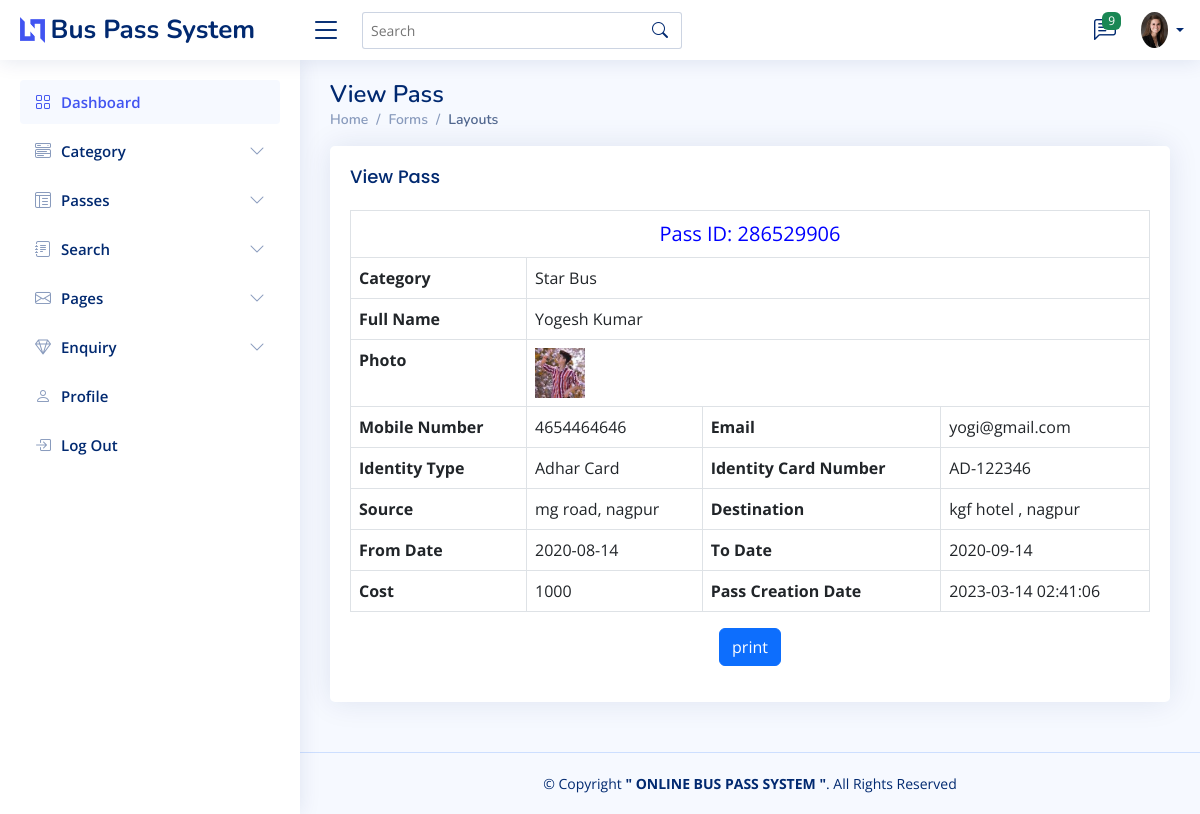
Page /Logis/admin/view-pass-detail.php?id=1 on the committed database.
### tables this page shows
CREATE TABLE `tblpass` (
  `ID` int(10) NOT NULL,
  `PassNumber` varchar(200) DEFAULT NULL,
  `FullName` varchar(200) DEFAULT NULL,
  `ProfileImage` varchar(200) DEFAULT NULL,
  `ContactNumber` bigint(10) DEFAULT NULL,
  `Email` varchar(200) DEFAULT NULL,
  `IdentityType` varchar(200) DEFAULT NULL,
  `IdentityCardno` varchar(200) DEFAULT NULL,
  `Category` varchar(100) DEFAULT NULL,
  `Source` varchar(200) DEFAULT NULL,
  `Destination` varchar(200) DEFAULT NULL,
  `FromDate` varchar(200) DEFAULT NULL,
  `ToDate` varchar(200) DEFAULT NULL,
  `Cost` decimal(10,0) DEFAULT NULL,
  `PasscreationDate` timestamp NULL DEFAULT current_timestamp() ON UPDATE current_timestamp(),
  `state` varchar(255) DEFAULT NULL,
  `city` varchar(255) DEFAULT NULL
);

### Logis/admin/view-pass-detail.php (the view, shortened to what this page needs)
<!DOCTYPE html>
<html lang="en">
<head>
  <link href="assets/vendor/bootstrap/css/bootstrap.min.css" rel="stylesheet">
  <link href="assets/vendor/bootstrap-icons/bootstrap-icons.css" rel="stylesheet">
  <link href="assets/vendor/boxicons/css/boxicons.min.css" rel="stylesheet">
  <link href="assets/vendor/quill/quill.snow.css" rel="stylesheet">
  <link href="assets/vendor/quill/quill.bubble.css" rel="stylesheet">
  <link href="assets/vendor/remixicon/remixicon.css" rel="stylesheet">
  <link href="assets/vendor/simple-datatables/style.css" rel="stylesheet">
  <link href="assets/css/style.css" rel="stylesheet"></head>
</head>
<body>
  <?php include_once('includes/header.php'); ?>
  <?php include_once('includes/sidebar.php'); ?>
  <main id="main" class="main">
    <div class="pagetitle">
      <h1>View Pass</h1>
      <nav>
        <ol class="breadcrumb">
          <li class="breadcrumb-item"><a href="dashboard.php">Home</a></li>
          <li class="breadcrumb-item">Forms</li>
          <li class="breadcrumb-item active">Layouts</li>
        </ol>
      </nav>
    </div>
    <section class="section">
      <div class="row" id="divToPrint">
        <div class="col-lg-12">
          <div class="card">
            <div class="card-body">
              <h5 class="card-title">View Pass</h5>
                                    <?php
                                     include 'includes/config.php';
                                     $pass_id= $_GET['id'];
                                    $sql = "SELECT *FROM tblpass WHERE tblpass.ID={$pass_id}";
                                     $result = mysqli_query($conn, $sql) or die("Query Failed ");
                                     if(mysqli_num_rows($result) > 0){
                                      while($row = mysqli_fetch_assoc($result)){
                                    ?>
              <table border="1" class="table table-bordered">
                                    <tr align="center">
                                        <td colspan="6" style="font-size:20px;color:blue">Pass ID: <?php  echo $row['PassNumber'];?></td>
                                    </tr>
                                    <tr>
                                        <th scope>Category</th>
                                        <td colspan="3"><?php  echo $row['Category'];?></td>
                                    </tr>
                                    <tr>
                                        <th scope>Full Name</th>
                                        <td colspan="3"><?php  echo $row['FullName'];?></td>
                                    </tr>
                                    <tr>
                                        <th scope>Photo</th>
                                        <td colspan="3"><img src="images/<?php  echo $row['ProfileImage'];?>" width="50" height="50"></td>
                                    </tr>
                                    <tr>
                                        <th scope>Mobile Number</th>
                                            <td><?php  echo $row['ContactNumber'];?></td>
                                        <th scope>Email</th>
                                            <td><?php  echo $row['Email'];?></td>
                                    </tr>
                                    <tr>
                                        <th scope>Identity Type</th>
                                            <td><?php  echo $row['IdentityType'];?></td>
                                        <th scope>Identity Card Number</th>
                                            <td><?php  echo $row['IdentityCardno'];?></td>
                                    </tr>
                                    <tr>
                                        <th scope>Source</th>
                                            <td><?php  echo $row['Source'];?></td>
                                        <th scope>Destination</th>
                                            <td><?php  echo $row['Destination'];?></td>
                                    </tr>
                                    <tr>
                                        <th scope>From Date</th>
                                            <td><?php  echo $row['FromDate'];?></td>
                                        <th scope>To Date</th>
                                            <td><?php  echo $row['ToDate'];?></td>
                                    </tr>
                                      <tr>
                                        <th scope>Cost</th>
                                            <td><?php  echo $row['Cost'];?></td>
                                        <th scope>Pass Creation Date</th>
                                            <td><?php  echo $row['PasscreationDate'];?></td>
                                    </tr>
              </table>
              <?php }} ?>
              <p style="text-align: center;font-size: 20px;color: red">
              <input type="button" class="btn btn-primary" value="print" onclick="PrintDiv();" /></p>
            </div>
          </div>
        </div>
      </div>
    </section>
  </main>
  <?php include_once('includes/footer.php'); ?>
</body>
</html>

### Logis/admin/assets/css/style.css (style rules this page uses)
:root { scroll-behavior: smooth; }
body { font-family: "Open Sans", sans-serif; background: #f6f9ff; color: #444444; }
a { color: #4154f1; text-decoration: none; }
h1, h2, h3, h4, h5, h6 { font-family: "Nunito", sans-serif; }
#main { margin-top: 60px; padding: 20px 30px; transition: all 0.3s; }
.pagetitle { margin-bottom: 10px; }
.pagetitle h1 { font-size: 24px; margin-bottom: 0; font-weight: 600; color: #012970; }
.card { margin-bottom: 30px; border: none; border-radius: 5px; box-shadow: 0px 0 30px rgba(1, 41, 112, 0.1); }
.card-title { padding: 20px 0 15px 0; font-size: 18px; font-weight: 500; color: #012970; font-family: "Poppins", sans-serif; }
.card-body { padding: 0 20px 20px 20px; }
.breadcrumb { font-size: 14px; font-family: "Nunito", sans-serif; color: #899bbd; font-weight: 600; }
.breadcrumb a { color: #899bbd; transition: 0.3s; }
.breadcrumb .breadcrumb-item::before { color: #899bbd; }
.breadcrumb .active { color: #51678f; font-weight: 600; }
@media (min-width: 1200px) { #main, #footer { margin-left: 300px; } }

### rows in the picture
tblpass: PassNumber "286529906", Category "Star Bus", FullName "Yogesh Kumar", ProfileImage (picture), ContactNumber "4654464646", Email "yogi@gmail.com", IdentityType "Adhar Card", IdentityCardno "AD-122346", Source "mg road, nagpur", Destination "kgf hotel , nagpur", FromDate "2020-08-14", ToDate "2020-09-14", Cost "1000", PasscreationDate "2023-03-14 02:41:06"

### other values in the picture
$count "9"
